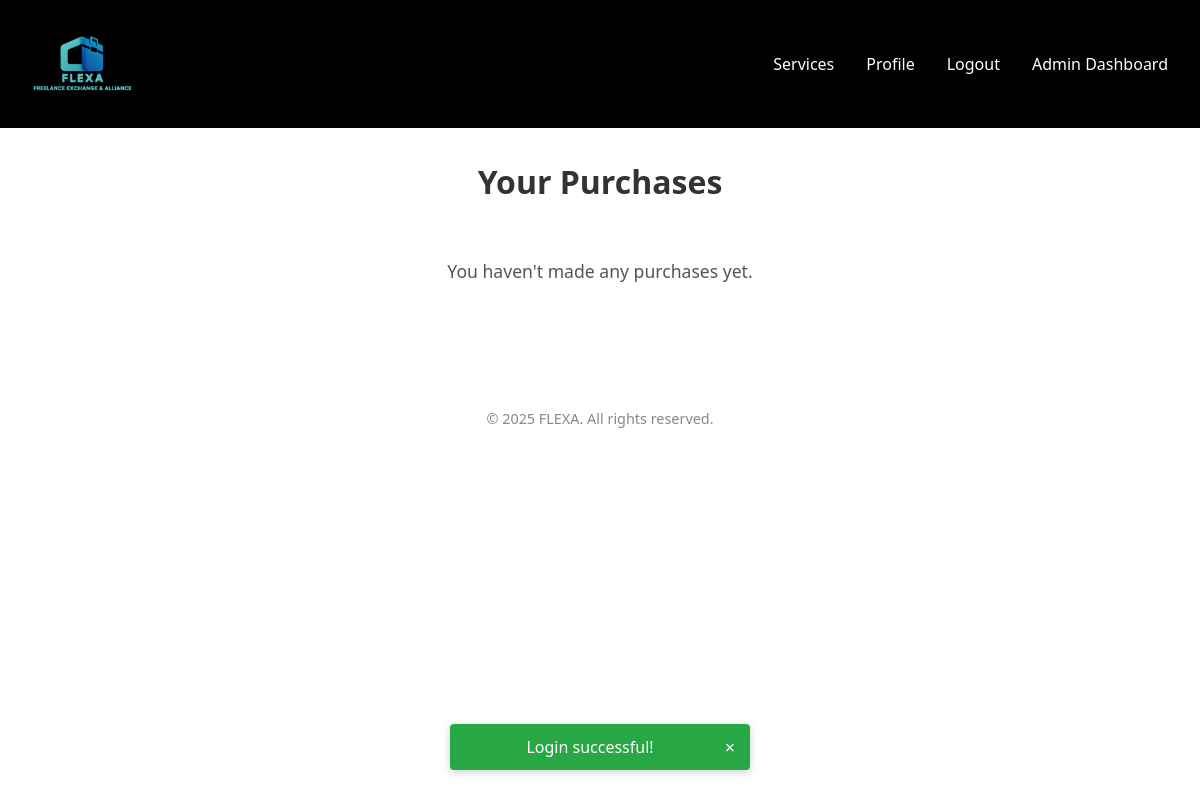
The app's page /pages/purchase_history.php?id=1 (signed in), older data.
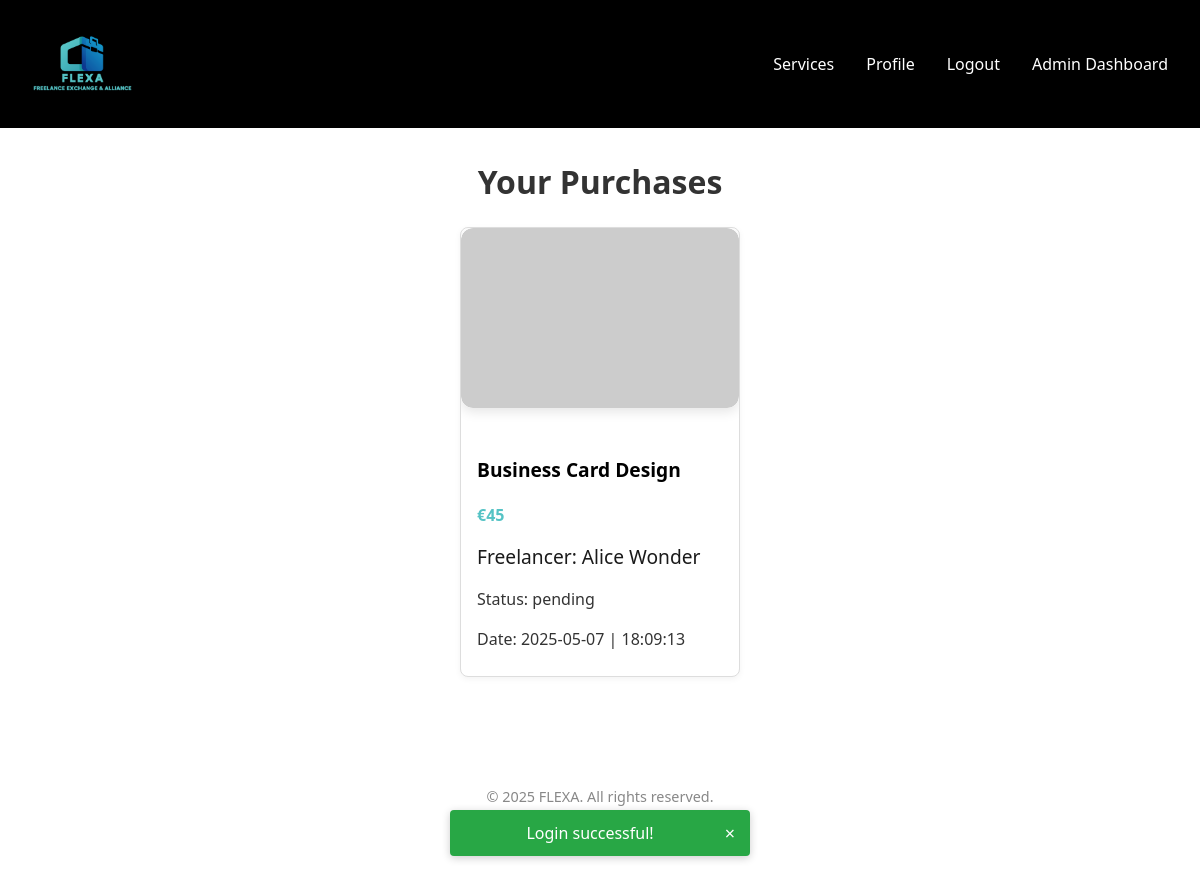
The same page, newer data.
### tables this page shows
CREATE TABLE Purchase
(
    purchaseId INTEGER,
    serviceId  INTEGER,
    clientId   INTEGER,
    date       INTEGER,
    status     VARCHAR(15),

    CONSTRAINT Purchase_PK PRIMARY KEY (purchaseId),
    CONSTRAINT Purchase_serviceId_NN CHECK (serviceId IS NOT NULL),
    CONSTRAINT Purchase_clientId_NN CHECK (clientId IS NOT NULL),
    CONSTRAINT Purchase_date_NN CHECK (date IS NOT NULL),
    CONSTRAINT Purchase_status_NN CHECK (status IS NOT NULL),
    CONSTRAINT Purchase_service_FK FOREIGN KEY (serviceId) REFERENCES Service (serviceId) ON UPDATE CASCADE,
    CONSTRAINT Purchase_client_FK FOREIGN KEY (clientId) REFERENCES User (userId) ON UPDATE CASCADE,
    CONSTRAINT Purchase_status_CK CHECK (status IN ('pending', 'closed'))
);

### pages/purchase_history.php (called while the page is built, shortened)
<?php
require_once(__DIR__ . '/../database/connection.db.php');
require_once(__DIR__ . '/../templates/common.tpl.php');
require_once(__DIR__ . '/../templates/purchase_history.tpl.php');
require_once(__DIR__ . '/../templates/user.tpl.php');
require_once(__DIR__ . '/../utils/session.php');
require_once(__DIR__ . '/../model/user.class.php');
require_once(__DIR__ . '/../model/purchase.class.php');
$session = new Session();
$id = intval($_GET['id'] ?? 0);
$db = getDatabaseConnection();
$user = User::getUserById($db, $id);
$purchases = Purchase::getPurchaseByClientId($db, $id);
$services = [];
foreach ($purchases as $purchase) {
    $services[] = Service::getServiceById($db, $purchase->getServiceId());
}
$services_freelancer = getFreelancersForServices($db, $services);
$purchasesWithDetails = [];
foreach ($purchases as $purchase) {
    $serviceId = $purchase->getServiceId();
    if (isset($services_freelancer[$serviceId])) {
        $purchasesWithDetails[] = [
            'purchase' => $purchase,
            'service' => $services_freelancer[$serviceId],
        ];
    }
}
drawHeader("Purchase history", $db, $session);
drawPurchaseHistory($purchasesWithDetails, $db);
drawFooter();

### utils/session.php (called while the page is built, shortened)
<?php
class Session
{
    public function isLoggedIn(): bool
    {
        return isset($_SESSION['id']);
    }
    public function getId(): ?int
    {
        return $_SESSION['id'] ?? null;
    }
}

### model/user.class.php (called while the page is built, shortened)
<?php
class User
{
    private bool $isAdmin;
    public function __construct(
        int    $id,
        string $name,
        string $username,
        string $email,
        string $password,
        bool   $isAdmin,
        string $profilePicture,
        string $status
    )
    {
        $this->isAdmin = $isAdmin;
    }
    public function isAdmin(): bool
    {
        return $this->isAdmin;
    }
    public static function getUserById(PDO $db, int $id): ?User
    {
        $stmt = $db->prepare("SELECT * FROM User WHERE userId = :id");
        $stmt->bindParam(":id", $id);
        $stmt->execute();
        $data = $stmt->fetch();
        return new User(
            intval($data['userId']),
            $data['name'],
            $data['username'],
            $data['email'],
            $data['password'],
            boolval($data['isAdmin']),
            $data['profilePictureURL'],
            $data['status']
        );
    }
}

### model/purchase.class.php (called while the page is built, shortened)
<?php
class Purchase
{
    private int $id;
    private int $date;
    private string $status;
    public function __construct(int $id, int $serviceId, int $clientId, int $date, string $status)
    {
        $this->id = $id;
        $this->date = $date;
        $this->status = $status;
    }
    public function getId(): int
    {
        return $this->id;
    }
    public function getDate(): int
    {
        return $this->date;
    }
    public function getStatus(): string
    {
        return $this->status;
    }
    public static function getPurchaseByClientId(PDO $db, int $client_id): ?array
    {
        $purchases = [];
        $stmt = $db->prepare("SELECT * FROM Purchase WHERE clientId = :client_id");
        $stmt->bindParam(":client_id", $client_id, PDO::PARAM_INT);
        $stmt->execute();
        while ($data = $stmt->fetch(PDO::FETCH_ASSOC)) {
            $purchases[] = new Purchase(
                intval($data['purchaseId']),
                intval($data['serviceId']),
                intval($data['clientId']),
                is_numeric($data['date']) ? intval($data['date']) : $data['date'],
                $data['status']
            );
        }
        return $purchases;
    }
}

### templates/purchase_history.tpl.php (the view, shortened to what this page needs)
<?php
function drawPurchaseHistory(array $purchasesWithDetails, PDO $db): void
{ ?>
    <section class="user-services-section">
        <div class="category-container">
            <h2 class="section-title">Your Purchases</h2>
            <div class="service-grid">
                <?php if (!empty($purchasesWithDetails)): ?>
                    <?php foreach ($purchasesWithDetails as $item): ?>
                        <article class="service-display card-hover-lift">
                            <div class="service-slider" data-service-id="<?= $item['purchase']->getId() ?>">
                                <div class="slider-images">
                                    <?php foreach ($item['service']['images'] as $index => $imgURL): ?>
                                        <img src="<?= htmlspecialchars($imgURL) ?>"
                                            alt="Service image <?= $index + 1 ?>"
                                            class="slider-image<?= $index === 0 ? ' active' : '' ?>">
                                    <?php endforeach; ?>
                                </div>
                            </div>
                            <div class="service-info">
                                <h3 class="service-title"><?= htmlspecialchars($item['service']['title']) ?></h3>
                                <p class="service-price">€<?= number_format($item['service']['price']) ?></p>
                                <p class="freelancer-name text-ellipsis">
                                    Freelancer: <?= htmlspecialchars($item['service']['freelancer']['name']) ?></p>
                                <p class="service-delivery">
                                    Status: <?= htmlspecialchars($item['purchase']->getStatus()) ?></p>
                                <p class="status-description">
                                    Date: <?= gmdate("Y-m-d | H:i:s", $item['purchase']->getDate()) ?></p>
                            </div>
                        </article>
                    <?php endforeach; ?>
                <?php else: ?>
                    <p class="user-services-empty">You haven't made any purchases yet.</p>
                <?php endif; ?>
            </div>
        </div>
    </section>
<?php } ?>

### templates/common.tpl.php (shortened to what this page needs)
<?php
require_once(__DIR__ . '/../utils/session.php');
require_once(__DIR__ . '/../model/user.class.php');
function drawHeader(string $title, PDO $db, Session $session): void
{ ?>
    <!DOCTYPE html>
    <html lang="en-US">
    <head>
        <link rel="stylesheet" href="https://cdnjs.cloudflare.com/ajax/libs/font-awesome/6.5.0/css/all.min.css">
        <link rel="stylesheet" href="/css/variables.css">
        <link rel="stylesheet" href="/css/base.css">
        <link rel="stylesheet" href="/css/header.css">
        <link rel="stylesheet" href="/css/footer.css">
        <link rel="stylesheet" href="/css/hero.css">
        <link rel="stylesheet" href="/css/categories.css">
        <link rel="stylesheet" href="/css/search.css">
        <link rel="stylesheet" href="/css/user.css">
        <link rel="stylesheet" href="/css/admin.css">
        <link rel="stylesheet" href="/css/service.css">
        <link rel="stylesheet" href="/css/forms.css">
        <link rel="stylesheet" href="/css/chat.css">
        <link rel="stylesheet" href="/css/responsive.css">
        <link rel="stylesheet" href="/css/filters.css">
    </head>
    <body>
        <header class="site-header dark-header">
            <div class="container header-flex">
                <div class="logo">
                    <a href="/pages/index.php">
                        <img
                            src="/assets/images/flexa-logo.png"
                            alt="FLEXA logo"
                            class="logo-img-big" />
                    </a>
                </div>
                <nav>
                    <ul class="nav-menu">
                        <li><a href="/pages/services.php">Services</a></li>
                        <?php
                        if ($session->isLoggedIn()) {
                            echo '<li><a href="/pages/user.php?id=' . htmlspecialchars((string)$session->getId()) . '">Profile</a></li>';
                            echo '<li><a href="/actions/action_logout.php">Logout</a></li>';
                            $user = User::getUserById($db, $session->getId());
                            if ($user->isAdmin()) {
                                echo '<li><a href="/pages/admin_dashboard.php">Admin Dashboard</a></li>';
                            }
                        } else {
                            echo '<li><a href="/pages/login.php">Login</a></li>';
                            echo '<li><a href="/pages/signup.php">Register</a></li>';
                        }
                        ?>
                    </ul>
                </nav>
            </div>
        </header>
        <main>
            <?php displaySessionMessages($session); ?>
        <?php } ?>
        <?php function displaySessionMessages(Session $session): void
        {
            $messages = $session->getMessages();
            if (!empty($messages)): ?>
                <div id="snackbar-container"></div>
        <?php endif;
        } ?>
        <?php function drawFooter(): void
        { ?>
        </main>
        <footer class="site-footer">
            <div class="container">
                <p>&copy 2025 FLEXA. All rights reserved.</p>
            </div>
        </footer>
    </body>
    </html>
<?php } ?>

### css/variables.css (style rules this page uses)
:root { --color-primary: #ff3c00; --color-primary-dark: #e83500; --color-secondary: #55c3c5; --color-secondary-dark: #007a7c; --color-success: #28a745; --color-info: #17a2b8; --color-info-dark: #0056b3; --color-warning: #ffc107; --color-danger: #dc3545; --color-black: #000; --color-gray-dark: #333; --color-gray-medium: #555; --color-gray-light: #888; --color-gray-border: #ccc; --color-gray-bg: #f8f8f8; --color-white: #fff; --color-text-primary: var(--color-gray-dark); --color-text-secondary: var(--color-gray-medium); --color-text-muted: var(--color-gray-light); --color-text-white: var(--color-white); --color-bg-primary: var(--color-white); --color-bg-secondary: var(--color-gray-bg); --color-border-primary: var(--color-gray-border); --color-border-secondary: #ddd; --color-border-light: #eee; }

### css/base.css (style rules this page uses)
*, *::before, *::after { box-sizing: border-box; }
body { margin: 0; background: var(--color-bg-primary); color: var(--color-text-primary); font-family: "Segoe UI", sans-serif; padding: 0; }
a { text-decoration: none; color: inherit; }
.container { max-width: 1200px; margin: 0 auto; padding: 2rem; }
h1, h2, h3, h4, h5, h6 { margin-top: 0; font-weight: bold; }
p { margin-bottom: 1rem; }
img { max-width: 100%; height: auto; display: block; }
ul { padding-left: 1.2rem; }
#snackbar-container { position: fixed; bottom: 20px; left: 50%; transform: translateX(-50%); z-index: 1000; }
.text-ellipsis { overflow: hidden; text-overflow: ellipsis; white-space: nowrap; }
.card-hover-lift { transition: transform 0.2s ease, box-shadow 0.2s ease; }

### css/header.css (style rules this page uses)
.site-header { background: #000; position: sticky; top: 0; overflow: hidden; z-index: 1; padding: 0.5rem 0; width: 100%; }
.header-flex { display: flex; align-items: center; justify-content: space-between; padding: 1rem 2rem; gap: 1rem; flex-wrap: wrap; box-sizing: border-box; width: 100%; margin: 0 auto; max-width: 1200px; }
.logo-img-big { height: auto; max-height: 80px; width: auto; max-width: 240px; object-fit: contain; image-rendering: -webkit-optimize-contrast; image-rendering: crisp-edges; position: sticky; }
.nav-menu { display: flex; gap: 2rem; list-style: none; margin: 0; padding: 0; flex-wrap: wrap; }
.nav-menu li a { color: var(--color-text-white); text-decoration: none; font-weight: 500; font-size: 1rem; transition: color 0.2s ease; }

### css/footer.css (style rules this page uses)
footer { text-align: center; padding: 2rem; font-size: 0.9rem; color: var(--color-text-muted); }

### css/categories.css (style rules this page uses)
.section-title { text-align: center; font-size: 2rem; font-weight: bold; margin-top: 2rem; margin-bottom: 1.5rem; color: var(--color-text-primary); }
.category-container { max-width: 1200px; margin: 0 auto; padding: 0 1rem; }

### css/user.css (style rules this page uses)
.user-services-section { text-align: center; margin-top: 1rem; margin-bottom: 2rem; }
.service-info p { margin: 0.3rem 0; text-align: left; }

### css/service.css (style rules this page uses)
.service-grid { display: flex; gap: 1.5rem; justify-content: center; flex-wrap: wrap; align-items: stretch; }
.user-services-section { text-align: center; margin-top: 1rem; }
.user-services-section .service-title { color: var(--color-black); text-align: left; margin-bottom: 0.5rem; }
.service-display { background-color: white; border: 1px solid var(--color-border-secondary); border-radius: 8px; overflow: hidden; box-shadow: 0 2px 6px rgba(0, 0, 0, 0.05); transition: transform 0.2s ease; display: flex; flex-direction: column; justify-content: space-between; width: 280px; min-height: 500px; flex: 0 1 auto; }
.service-info { flex-grow: 1; display: flex; flex-direction: column; padding: 1rem; gap: 0.5rem; }
.service-title { font-size: 1.2rem; font-weight: bold; margin: 0; color: #000 !important; }
.service-price { color: #55c3c5; font-weight: 600; margin: 0rem; transition: color 0.2s ease; }
.freelancer-name { font-size: 1.2rem; font-weight: 500; color: #1a1a1a; }
.carousel, .service-slider { position: relative; width: 100%; height: 180px; overflow: hidden; margin: 0; margin-bottom: 2rem; border-radius: 12px; box-shadow: 0 4px 12px rgba(0, 0, 0, 0.1); }
.slider-images { position: relative; width: 100%; height: 100%; }
.carousel-image, .slider-image { width: 100%; height: 100%; object-fit: cover; display: none; position: absolute; top: 0; left: 0; border-radius: 12px; }
.carousel-image.active, .slider-image.active { display: block; }
.user-services-empty { margin-top: 2rem; font-size: 1.1rem; color: var(--color-text-secondary); }

### css/forms.css (style rules this page uses)
.service-grid article.service-display { width: 280px; min-height: 450px; }

Row changes from the older to the newer data that the page shows:
added purchase: title "Business Card Design", price "45", name "Alice Wonder", status "pending", date "2025-05-07 | 18:09:13"
Text that changed along with them:
text no longer shown: "You haven't made any purchases yet."
